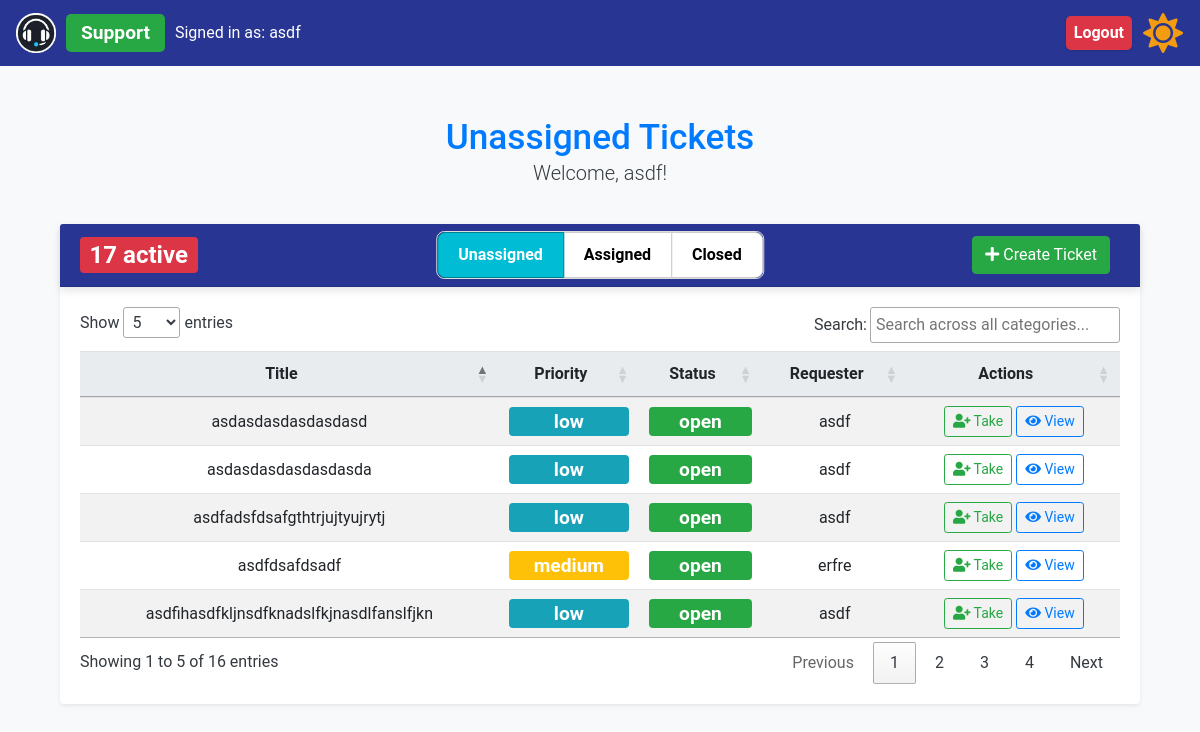
The page /unassigned_tickets (signed in) on the database its author committed.
### app/models.py (models this page shows, shortened)
class User(UserMixin, db.Model):
    id = db.Column(db.Integer, primary_key=True)
    name = db.Column(db.String(150), nullable=False)
    email = db.Column(db.String(150), unique=True, nullable=False)
    password_hash = db.Column(db.String(150), nullable=False)
    role = db.Column(db.String(50), nullable=False)
    created_tickets = db.relationship(
        "Ticket",
        foreign_keys="Ticket.user_id",
        back_populates="creator",
        overlaps="assigned_tickets,comments",
    )
    assigned_tickets = db.relationship(
        "Ticket",
        foreign_keys="Ticket.assigned_to",
        back_populates="assignee",
        overlaps="created_tickets,comments",
    )
    user_comments = db.relationship(
        "Comment", back_populates="commenter", overlaps="commenter,comments"
    )

class Ticket(db.Model):
    id = db.Column(db.Integer, primary_key=True)
    title = db.Column(db.String(150), nullable=False)
    description = db.Column(db.Text, nullable=False)
    status = db.Column(db.String(50), nullable=False)
    priority = db.Column(db.String(50), nullable=False)
    created_at = db.Column(db.DateTime, default=lambda: datetime.now(timezone.utc))
    updated_at = db.Column(
        db.DateTime,
        default=lambda: datetime.now(timezone.utc),
        onupdate=lambda: datetime.now(timezone.utc),
    )
    assigned_to = db.Column(db.Integer, db.ForeignKey("user.id"))
    user_id = db.Column(db.Integer, db.ForeignKey("user.id"))
    creator = db.relationship(
        "User",
        foreign_keys=[user_id],
        back_populates="created_tickets",
        overlaps="assigned_tickets,comments",
    )
    assignee = db.relationship(
        "User",
        foreign_keys=[assigned_to],
        back_populates="assigned_tickets",
        overlaps="created_tickets,comments",
    )
    ticket_comments = db.relationship("Comment", back_populates="ticket")

### app/routes.py (the view, shortened to what this page needs)
@bp.route("/unassigned_tickets", methods=["GET", "POST"])
@login_required
def unassigned_tickets():
    if current_user.role != "support" and current_user.role != "admin":
        flash("Only support staff and admins can view this page.", "warning")
        return redirect(url_for("main.all_tickets"))
    unassigned_tickets = Ticket.query.filter_by(assigned_to=None).all()
    print(f"Unassigned tickets: {unassigned_tickets}")
    support_staff = User.query.filter(User.role.in_(["admin", "support"])).all()
    return render_template(
        "unassigned_tickets.html",
        unassigned_tickets=unassigned_tickets,
        support_staff=support_staff,
        view="unassigned",
    )

### app/__init__.py (called while the page is built)
def create_app(config=None):
    app = Flask(__name__, instance_relative_config=True)
    if config:
        app.config.from_object(config)
    else:
        app.config.from_pyfile("config.py")  # Default to development config
    db.init_app(app)
    login_manager.init_app(app)
    migrate.init_app(app, db)
    csrf.init_app(app)  # Initialize CSRF protection with the app
    moment.init_app(app)  # Initialize Flask-Moment with the app
    from .models import User  # Ensure User model is correctly defined
    @login_manager.user_loader
    def load_user(user_id):
        return User.query.get(int(user_id))
    from .routes import bp  # Ensure bp is defined as a Blueprint in routes.py
    app.register_blueprint(bp)
    return app

### app/routes.py (called while the page is built)
@bp.context_processor
def inject_open_tickets_count():
    open_tickets_count = Ticket.query.filter(
        Ticket.status.in_(["open", "in-progress"])
    ).count()
    if open_tickets_count > 10:
        badge_class = "badge-active-tickets-high"  # Red
    elif open_tickets_count > 5:
        badge_class = "badge-active-tickets-medium"  # Yellow
    elif open_tickets_count > 0:
        badge_class = "badge-active-tickets-low"  # Green
    else:
        badge_class = "badge-active-tickets-info"  # Blue or default color
    return {"open_tickets_count": open_tickets_count, "badge_class": badge_class}

### app/templates/unassigned_tickets.html (shortened to what this page needs)
{% extends "base.html" %}
{% block content %}
<div class="container mt-5">
  <div class="row mb-2">
    <div class="col-12 text-center">
      <h2 class="text-primary mb-0">Unassigned Tickets</h2>
      <p class="lead">Welcome, {{ current_user.name }}!</p>
    </div>
  </div>
  <div class="card shadow-sm">
    <div class="card-header bg-primary text-white d-flex justify-content-between align-items-center position-relative">
      <div class="d-flex align-items-center">
        <span class="badge {{ badge_class }}">
          {{ open_tickets_count }} active
        </span>
      </div>
      <div class="toggle-buttons">
        <div class="btn-group toggle-group" role="group" aria-label="Ticket Status Toggle">
          <a href="{{ url_for('main.unassigned_tickets') }}" class="btn btn-toggle {% if view == 'unassigned' %}active{% endif %}">
            Unassigned
          </a>
          <a href="{{ url_for('main.assigned_tickets') }}" class="btn btn-toggle {% if view == 'assigned' %}active{% endif %}">
            Assigned
          </a>
          <a href="{{ url_for('main.closed_tickets') }}" class="btn btn-toggle {% if view == 'closed' %}active{% endif %}">
            Closed
          </a>
        </div>
      </div>
      <div class="ms-auto">
        <a class="btn btn-success" href="{{ url_for('main.create_ticket', referrer=request.path) }}">
          <i class="fas fa-plus"></i> Create Ticket
        </a>
      </div>
    </div>
    <div class="card-body">
      <table id="tickets-table" class="table table-striped table-hover">
        <thead>
          <tr>
            <th class="text-center">Title</th>
            <th class="text-center">Priority</th>
            <th class="text-center">Status</th>
            <th class="text-center">Requester</th>
            <th class="text-center">Actions</th>
          </tr>
        </thead>
        <tbody>
          {% if unassigned_tickets|length == 0 %}
          <tr>
            <td class="text-center">-</td>
            <td class="text-center">-</td>
            <td class="text-center">-</td>
            {% if current_user.role == 'admin' %}
            <td class="text-center">-</td>
            {% endif %}
            <td class="text-center">-</td>
            <td class="text-center">No tickets available</td>
          </tr>
          {% else %}
          {% for ticket in unassigned_tickets %}
          <tr>
            <td class="text-center">{{ ticket.title }}</td>
            <td class="text-center">
              <span class="badge dashboard-badge priority-{{ ticket.priority }}">
                  {{ ticket.priority }}
              </span>
          </td>
          <td class="text-center">
            <span class="badge dashboard-badge status-{{ ticket.status }}">
              {{ ticket.status }}
              </span>
          </td>
            <td class="text-center">{{ ticket.creator.name }}</td>
            <td class="text-center">
              {% if current_user.role == 'support' %}
              <form method="POST" action="{{ url_for('main.unassigned_tickets') }}" style="display: inline">
                <button type="submit" class="btn btn-outline-success btn-sm">
                  <i class="fas fa-user-plus"></i> Take
                </button>
              </form>
              {% endif %}
              <a href="{{ url_for('main.ticket_details', ticket_id=ticket.id) }}" class="btn btn-outline-primary btn-sm">
                <i class="fas fa-eye"></i> View
              </a>
            </td>
          </tr>
          {% endfor %}
          {% endif %}
        </tbody>
      </table>
    </div>
  </div>
</div>
{% endblock %}

### app/templates/base.html (shortened to what this page needs)
<!DOCTYPE html>
<html lang="en">
  <head>
    <link
      href="https://stackpath.bootstrapcdn.com/bootstrap/4.5.2/css/bootstrap.min.css"
      rel="stylesheet"
    />
    <link
      href="https://cdn.datatables.net/1.13.4/css/jquery.dataTables.min.css"
      rel="stylesheet"
    />
    <link
      href="{{ url_for('static', filename='styles.css') }}"
      rel="stylesheet"
    />
    <link
      rel="stylesheet"
      href="https://cdnjs.cloudflare.com/ajax/libs/font-awesome/5.15.4/css/all.min.css"
    />
  </head>
  <body class="light-mode">
    <nav class="navbar navbar-expand-lg">
      <a class="navbar-brand" href="#">
        <img
          src="{{ url_for('static', filename='logo.png') }}"
          alt="Help Desk Logo"
          style="height: 40px"
        />
        {% if current_user.is_authenticated %}
        <div class="role-container">
          <span class="badge badge-role-{{ current_user.role}}"
            >{{ current_user.role.capitalize() }}</span
          >
          <span class="user-info">Signed in as: {{ current_user.name }}</span>
        </div>
        {% endif %}
      </a>
      <div class="collapse navbar-collapse" id="navbarNav">
        <ul class="navbar-nav ml-auto">
          {% if current_user.is_authenticated %}
          <li class="nav-item">
            <a class="nav-link logout-badge" href="{{ url_for('main.logout') }}"
              >Logout</a
            >
          </li>
          {% endif %}
          <li class="nav-item">
            <button id="theme-toggle-button" class="btn btn-link nav-link">
              <i id="theme-toggle-icon" class="fas fa-sun"></i>
            </button>
          </li>
        </ul>
      </div>
    </nav>
    <div class="container">
       {% block content %} {% endblock %}
    </div>
  </body>
</html>

### app/static/styles.css (style rules this page uses)
body { font-family: "Roboto", sans-serif; background-color: #f8f9fa; margin: 0; color: #343a40; }
.container { margin-top: 50px; }
h2 { color: #007bff; }
.table th, .table td { vertical-align: middle; }
.table th { background-color: #e9ecef; }
.card { border: none; margin-top: 20px; box-shadow: 0 4px 8px rgba(0, 0, 0, 0.1); }
.card-header { background-color: #283593 !important; color: #ffffff; font-size: 1.25rem; font-weight: 500; box-shadow: 0 4px 8px rgba(0, 0, 0, 0.1); display: flex; justify-content: space-between; align-items: center; position: relative; }
.btn-primary, .btn-secondary, .btn-success, .btn-warning { margin-right: 10px; }
.btn-success { background-color: #28a745; border-color: #28a745; margin-left: auto; }
.btn-outline-primary { border-color: #007bff; color: #007bff; }
.badge { font-size: 1.2em; }
.text-primary { color: #007bff !important; font-size: 2.2em; }
.navbar { background-color: #283593; }
.navbar .navbar-brand, .navbar .nav-link { color: #ffffff; }
.navbar-brand { display: flex; align-items: center; }
#theme-toggle-button { font-size: 1.5rem; cursor: pointer; height: 40px; display: flex; align-items: center; justify-content: center; padding: 0; margin: 0; margin-left: 10px; }
#theme-toggle-button .fas { transition: color 0.3s ease; font-size: 40px; line-height: 40px; }
.toggle-buttons { position: absolute; left: 50%; transform: translateX(-50%); }
.ms-auto { margin-left: auto; }
body.light-mode #theme-toggle-icon { color: #f39c12; }
.toggle-group { border: 1px solid #ddd; border-radius: 8px; overflow: hidden; display: inline-flex; }
.btn-toggle { background-color: white; color: black; padding: 10px 20px; border: 1px solid #ccc; border-radius: 0; font-weight: bold; cursor: pointer; transition: background-color 0.3s ease, color 0.3s ease; text-decoration: none; }
.btn-toggle.active { background-color: #00bcd4; color: white; border-color: #00838f; }
.toggle-group .btn-toggle:first-child { border-top-left-radius: 8px; border-bottom-left-radius: 8px; }
.toggle-group .btn-toggle:last-child { border-top-right-radius: 8px; border-bottom-right-radius: 8px; }
.logout-badge { cursor: pointer; transition: transform 0.2s, box-shadow 0.2s; display: inline-flex; align-items: center; padding: 5px 10px; border-radius: 5px; box-shadow: 0 1px 3px rgba(0, 0, 0, 0.1); white-space: nowrap; justify-content: space-between; color: #fff; background-color: #dc3545; text-decoration: none; margin-left: auto; font-weight: bold; }
.navbar-nav { display: flex; align-items: center; }
.role-container { display: flex; align-items: center; }
.user-info { color: white; font-size: 1rem; font-weight: 400; }
.role-container .badge { display: inline-block; }
.badge-role-admin, .badge-role-support, .badge-role-regular { padding: 0 15px; border-radius: 5px; font-weight: bold; font-size: 1.2rem; margin-right: 10px; margin-left: 10px; height: 38px; display: flex; align-items: center; justify-content: center; line-height: 38px; text-align: center; }
.badge-role-support { background-color: #28a745; }
.badge-active-tickets-high { background-color: #dc3545; color: white; }
.dashboard-badge { transition: none; transform: none; pointer-events: none; cursor: default; display: block; width: 100%; text-align: center; color: white; }
.priority-medium { background-color: #ffc107; }
.priority-low { background-color: #17a2b8; }
.status-open { background-color: #28a745; }

### rows shown on the page
User: role "Support", name "asdf"
Ticket: title "asdfdsafdsadf", priority "medium", status "open", creator.name "erfre"
Ticket: title "asdasdasdasdasdasda", priority "low", status "open", creator.name "asdf"
Ticket: title "asdasdasdasdasdasd", priority "low", status "open", creator.name "asdf"
Ticket: title "asdfihasdfkljnsdfknadslfkjnasdlfanslfjkn", priority "low", status "open", creator.name "asdf"
Ticket: title "asdfadsfdsafgthtrjujtyujrytj", priority "low", status "open", creator.name "asdf"

### other values the page prints
{{ open_tickets_count }} "17"
